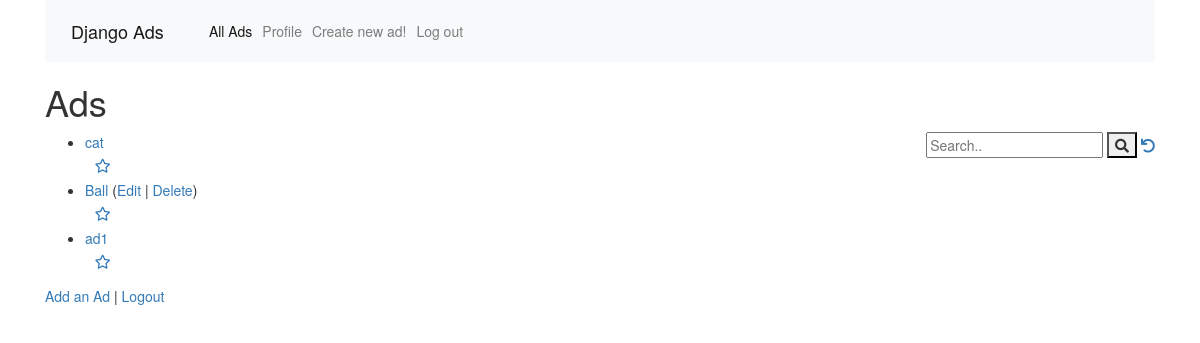
Page / (signed in) on the committed database.
### ads/models.py (models this page shows, shortened)
class Ad(models.Model) :
    title = models.CharField(
            max_length=200,
            validators=[MinLengthValidator(2, "Title must be greater than 2 characters")]
    )
    price = models.DecimalField(max_digits=7, decimal_places=2, null=True)
    text = models.TextField()
    owner = models.ForeignKey(settings.AUTH_USER_MODEL, on_delete=models.CASCADE)
    comments = models.ManyToManyField(settings.AUTH_USER_MODEL,
                                      through='Comment', related_name='comments_owned')
    created_at = models.DateTimeField(auto_now_add=True)
    updated_at = models.DateTimeField(auto_now=True)
    tags = TaggableManager()
    picture = models.BinaryField(null=True, editable=True, blank=True)
    content_type = models.CharField(max_length=256, null=True, help_text='The Type of the file', blank=True)
    favorites = models.ManyToManyField(settings.AUTH_USER_MODEL,
                                       through='Fav', related_name='favorite_ads')

### ads/views.py (the view)
# urls.py: path('', views.AdListView.as_view()),
class AdListView(OwnerListView):
    model = Ad
    template_name = "ads/ad_list.html"
    def get(self, request):
        strval = request.GET.get("search", False)
        if strval :
            query = Q(title__contains=strval)
            query.add(Q(text__contains=strval), Q.OR)
            objects = Ad.objects.filter(query).select_related().order_by('-updated_at')[:10]
        else :
            objects = Ad.objects.all().order_by('-updated_at')[:10]
        for obj in objects:
            obj.natural_updated = naturaltime(obj.updated_at)
        ad_list = objects
        favorites = list()
        if request.user.is_authenticated:
            rows = request.user.favorite_ads.values('id')
            favorites = [ row['id'] for row in rows ]
        ctx = {'ad_list' : ad_list, 'favorites': favorites}
        return render(request, self.template_name, ctx)

### home/context_processors.py (called while the page is built)
def settings(request):
    return {
        'settings': django_settings,
    }

### ads/templates/ads/ad_list.html (shortened to what this page needs)
{% extends "base_menu.html" %}
{% block content %}
<h1>Ads</h1>
<div style="float:right">
<form>
  <input type="text" placeholder="Search.." name="search"
  >
  <button type="submit"><i class="fa fa-search"></i></button>
<a href="{% url 'ads:all' %}"><i class="fa fa-undo"></i></a>
</form>
</div>
<p>
{% if ad_list %}
<ul>
  {% for ad in ad_list %}
    <li>
        <a href="{% url 'ads:ad_detail'  ad.id %}">{{ ad.title }}</a>
        {% if ad.owner == user %}
        (<a href="{% url 'ads:ad_update' ad.id %}">Edit</a> |
        <a href="{% url 'ads:ad_delete' ad.id %}">Delete</a>)
        {% endif %}
    </li>
    {% if user.is_authenticated %}
        <a href="#" onclick=
             "favPost('{% url 'ads:ad_favorite' ad.id %}', {{ ad.id }} );return false;"
            id="unfavorite_star_{{ad.id}}">
        <span class="fa-stack" style="vertical-align: middle;">
        <i class="fa fa-star-o fa-stack-1x"></i>
        </span>
        </a>
        {% endif %}
  {% endfor %}
</ul>
{% else %}
  <p>There are no ads in the database.</p>
{% endif %}
</p>
<p>
<a href="{% url 'ads:ad_create' %}">Add an Ad</a> |
{% if user.is_authenticated %}
<a href="{% url 'users:logout' %}?next={% url 'ads:all' %}">Logout</a>
{% else %}
<a href="{% url 'users:signup' %}?next={% url 'ads:all' %}">Sign up</a> |
    <a href="{% url 'users:login' %}?next={% url 'ads:all' %}">Log in</a>
{% endif %}
</p>
{% endblock %}

### rows in the picture
Ad: title "cat"
Ad: title "Ball", shows "Edit"
Ad: title "ad1"
